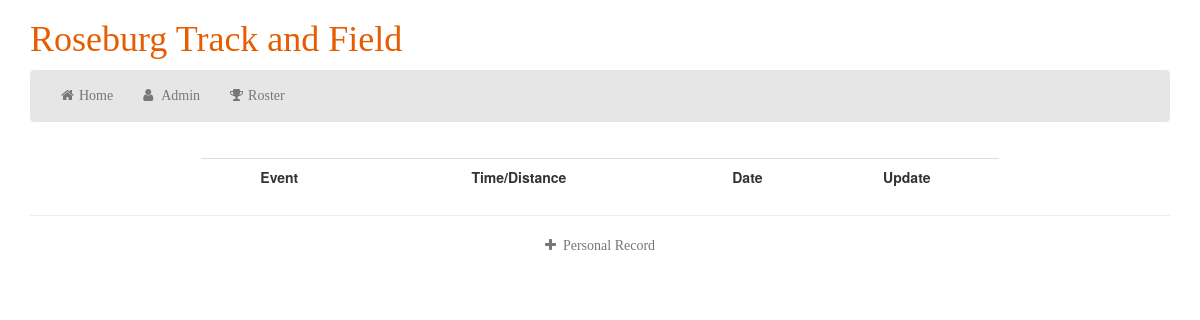
The app's page /track/5/, older data.
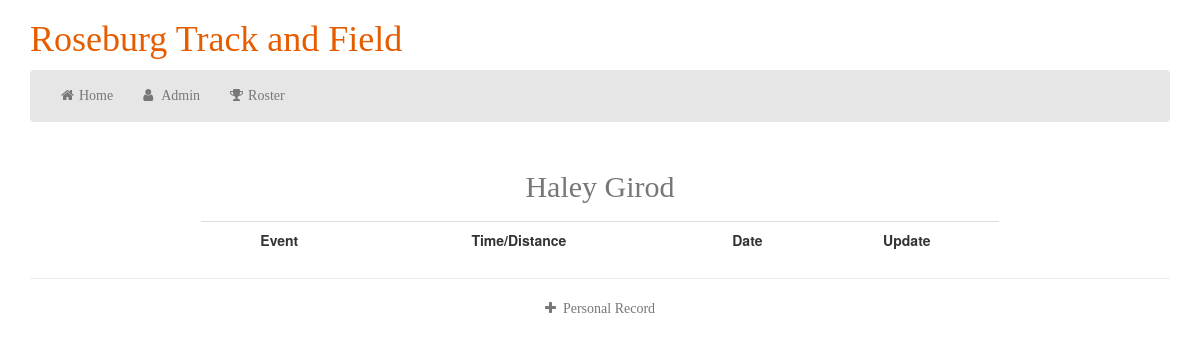
The same page, newer data.
### track/models.py (models this page shows, shortened)
class Athlete(models.Model):
	FRESHMAN = 'FR'
	SOPHOMORE = 'SO'
	JUNIOR = 'JR'
	SENIOR = 'SR'
	CHOICES = (
		(FRESHMAN, 'Freshman'),
		(SOPHOMORE, 'Sophomore'),
		(JUNIOR, 'Junior'),
		(SENIOR, 'Senior'),
	)
	BOY = 'B'
	GIRL = 'G'
	OPTIONS = (
		(BOY, 'Boy'),
		(GIRL, 'Girl'),
	)
	gender = models.CharField(max_length=1, choices=OPTIONS, null=False)
	year = models.CharField(max_length=2, choices=CHOICES, default=FRESHMAN)
	first_name = models.CharField(max_length=20, null=False)
	last_name = models.CharField(max_length=20, null=False)
	class Meta:
		unique_together = ('first_name', 'last_name')

### track/views.py (the view)
# urls.py: url(r'^(?P<athlete_id>\d+)/', views.AthleteProfile, name='athlete_profile'),
def AthleteProfile(request, athlete_id):
	records = Record.objects.filter(athlete=athlete_id)
	athlete = Athlete.objects.filter(pk=athlete_id)
	return render(request, 'track/athlete_profile.html', { 'records' : records, 'athlete' : athlete })

### track/templates/track/athlete_profile.html (shortened to what this page needs)
{% load staticfiles %}
<!DOCTYPE html>
  <html>
    <head>
      <link rel="stylesheet"
      href="http://maxcdn.bootstrapcdn.com/bootstrap/3.2.0/css/bootstrap.min.css">
      <link rel="stylesheet"
      href="//maxcdn.bootstrapcdn.com/font-awesome/4.2.0/css/font-awesome.min.css">
      <link rel="stylesheet" type="text/css" href="{% static 'track/base.css' %}" />
      <link rel="stylesheet" type="text/css" href="{% static 'track/profile.css' %}" />
    </head>
  <body>
    <div class="container">
  	  <h1>Roseburg Track and Field</h1>
      <nav class="navbar navbar-default" role="navigation">
        <div class="container-fluid">
          <div>
            <ul class="nav navbar-nav">
              <li><a href="{% url 'track:index' %}"><i class="fa fa-home fa-fw"></i>Home</a></li>
              <li><a href="{% url 'admin:index' %}"><i class="fa fa-user fa-fw"></i>Admin</a></li>
              <li><a href="{% url 'track:athlete_list' %}"><i class="fa fa-trophy fa-fw"></i>Roster</a></li>
            </ul>
          </div>
        </div>
      </nav>
    <table class="table">
      <caption>
        {% for a in athlete %}
          <h2 class="text-center">{{ a.first_name }} {{ a.last_name }}</h2>
        {% endfor %}
      </caption>
      <tr>
        <th class="text-center">Event</th>
        <th class="text-center">Time/Distance</th>
        <th class="text-center">Date</th>
        <th class="text-center">Update</th>
      </tr>
    </table>
    <hr>
    <p class="text-center">
      <a id="add" href="{% url 'track:athlete_create_form' %}">
        <i class="fa fa-plus fa-fw"></i>Personal Record
      </a>
    </p>
    </div>
  </body>
</html>

Row changes from the older to the newer data that the page shows:
added Athlete: first_name "Haley", last_name "Girod"
